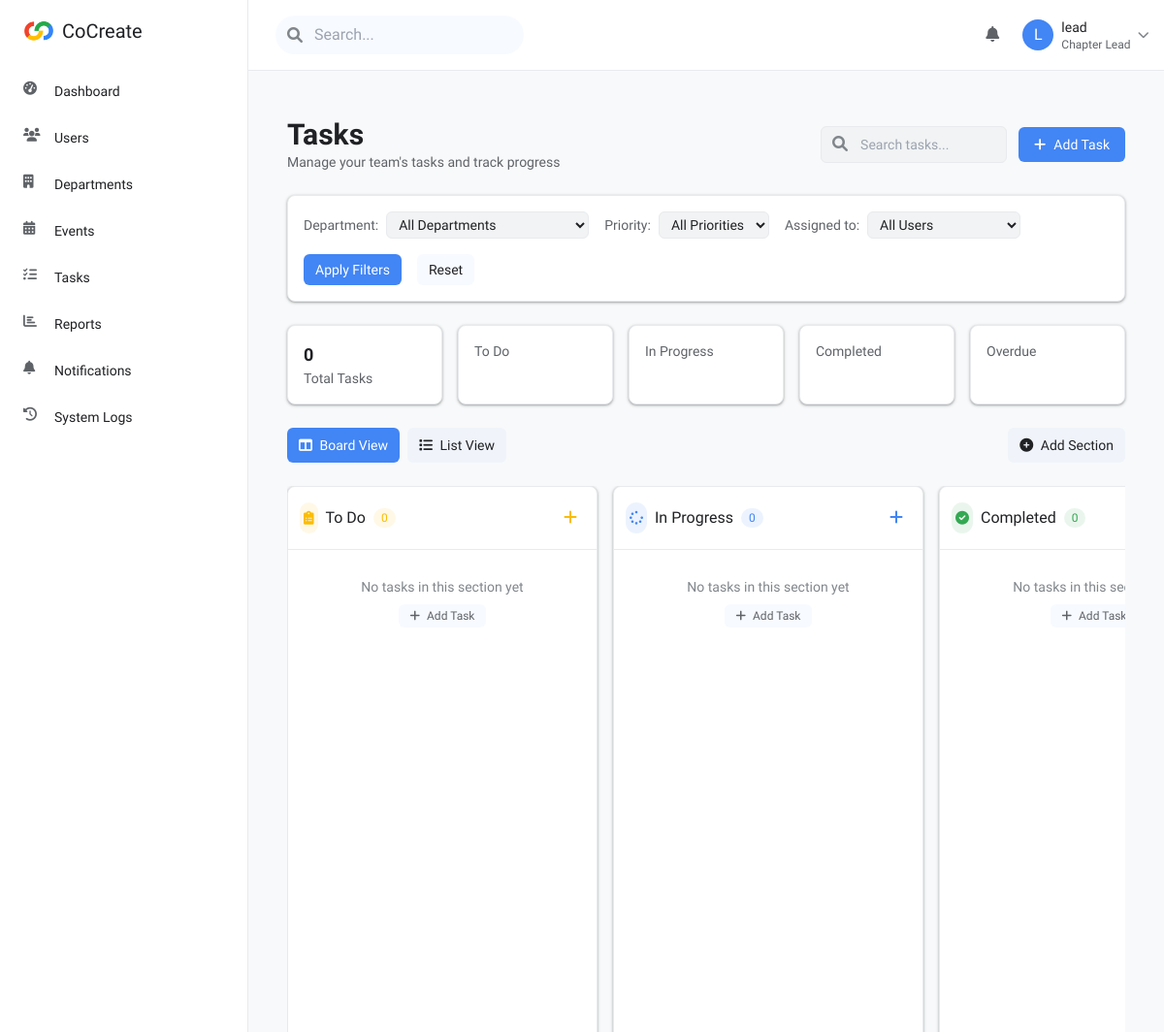
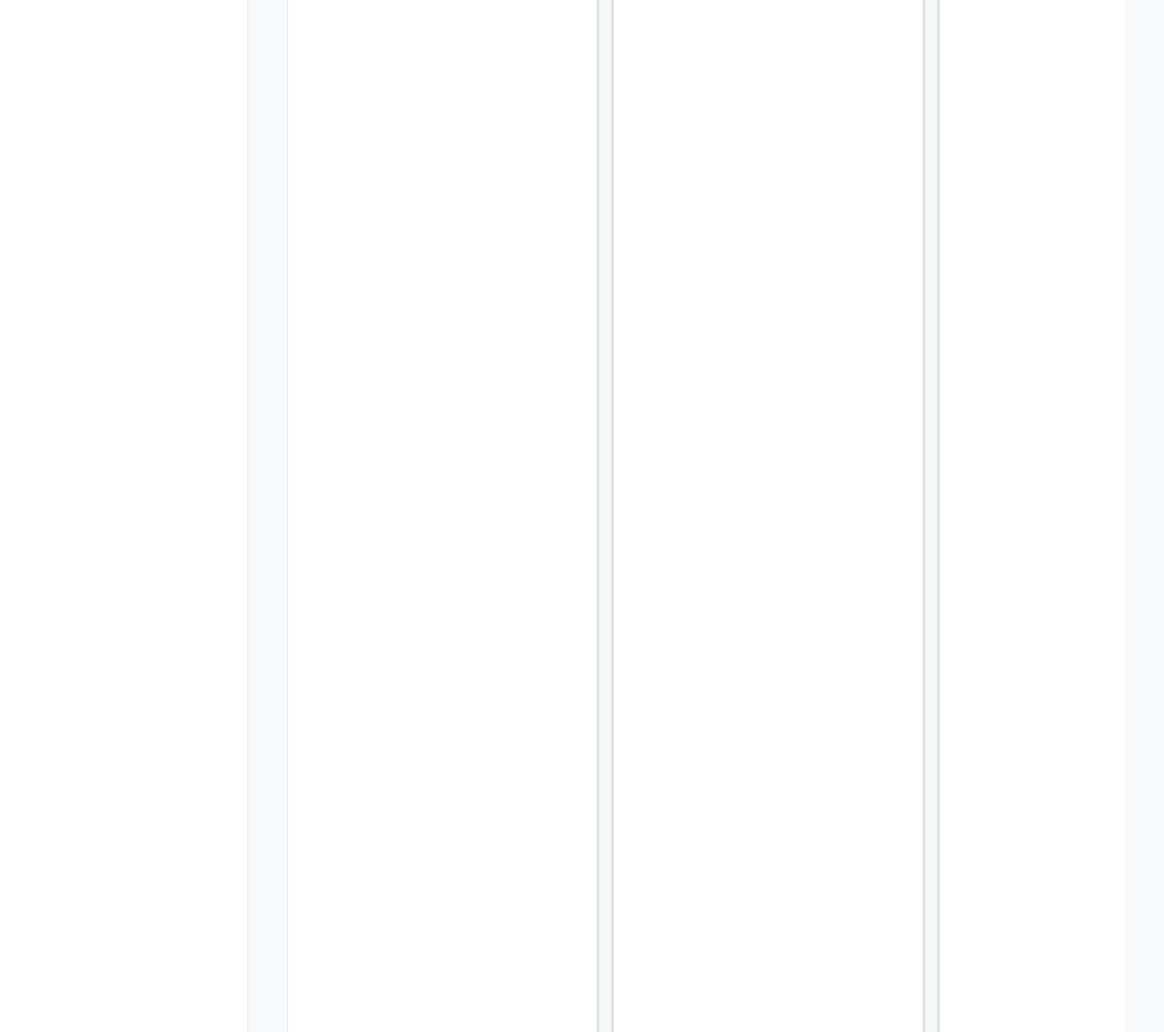
Screenshot of /router.php?page=lead_tasks (signed in) with the database file from the repository (2 pictures, top to bottom).
### tables this page shows
CREATE TABLE `users` (
  `user_id` int(11) NOT NULL,
  `username` varchar(50) NOT NULL,
  `email` varchar(100) NOT NULL,
  `password` varchar(255) NOT NULL,
  `first_name` varchar(50) DEFAULT NULL,
  `last_name` varchar(50) DEFAULT NULL,
  `role_id` int(11) NOT NULL,
  `department_id` int(11) DEFAULT NULL,
  `profile_image` varchar(255) DEFAULT NULL,
  `bio` text DEFAULT NULL,
  `phone` varchar(20) DEFAULT NULL,
  `is_active` tinyint(1) DEFAULT 1,
  `last_login` timestamp NULL DEFAULT NULL,
  `created_at` timestamp NULL DEFAULT current_timestamp(),
  `updated_at` timestamp NULL DEFAULT current_timestamp() ON UPDATE current_timestamp()
);

### views/lead/tasks.php (the view, shortened to what the rows shown need)
<?php
$action = isset($_GET['action']) ? $_GET['action'] : '';
switch ($action) {
    default:
        ?>
        <div class="container mx-auto px-4 py-6">
            <div class="flex flex-col md:flex-row justify-between items-start md:items-center mb-6">
                <div>
                    <h1 class="text-3xl font-bold" style="color: var(--color-text-primary);">Tasks</h1>
                </div>
            </div>
        </div>
        <?php
        break;
}
?>

### includes/topnav.php (shortened to what the rows shown need)
<?php
$currentUser = $_SESSION['user'] ?? null;
?>
<header class="flex-shrink-0 border-b" style="border-color: var(--color-border-light); background-color: var(--color-surface);">
    <div class="flex items-center justify-between p-4">
        <div class="flex items-center space-x-4">
            <div class="relative">
                <button id="user-menu-button" class="flex items-center space-x-2 focus:outline-none">
                    <div class="w-8 h-8 rounded-full overflow-hidden bg-gray-200">
                        <?php if (!empty($profile['profile_image'])): ?>
                            <img src="<?php echo htmlspecialchars($profile['profile_image']); ?>" alt="Profile Image" class="w-24 h-24 rounded-full object-cover mb-4">
                        <?php else: ?>
                            <div class="w-full h-full flex items-center justify-center" style="background-color: #4285F4; color: white;">
                                <span><?php echo strtoupper(substr($currentUser['username'] ?? 'U', 0, 1)); ?></span>
                            </div>
                        <?php endif; ?>
                    </div>
                    <div class="hidden md:block text-left">
                        <p class="text-sm font-medium" style="color: var(--color-text-primary);">
                            <?php echo htmlspecialchars($currentUser['username'] ?? 'User'); ?>
                        </p>
                        <p class="text-xs" style="color: var(--color-text-secondary);">
                            <?php
                            $role_id = $currentUser['role_id'] ?? 0;
                            $roleDisplay = 'User';
                            if ($role_id == 1) {
                                $roleDisplay = 'Chapter Lead';
                            } elseif ($role_id == 2) {
                                $roleDisplay = 'Department Lead';
                            } elseif ($role_id == 3) {
                                $roleDisplay = 'Officer';
                            } elseif ($role_id == 4) {
                                $roleDisplay = 'Member';
                            }
                            echo htmlspecialchars($roleDisplay);
                            ?>
                        </p>
                    </div>
                </button>
            </div>
        </div>
    </div>
</header>

### rows the page displays
users: username "L", username "lead", role "Chapter Lead"

### other values shown
APP_NAME "CoCreate"
$item['name'] "Dashboard"
$item['name'] "Users"
$item['name'] "Departments"
$item['name'] "Events"
$item['name'] "Tasks"
$item['name'] "Reports"
$item['name'] "Notifications"
$item['name'] "System Logs"
$taskStats['total_tasks'] "0"
$statusProps['name'] "To Do"
$statusCount "0"
$statusProps['name'] "In Progress"
$statusProps['name'] "Completed"
